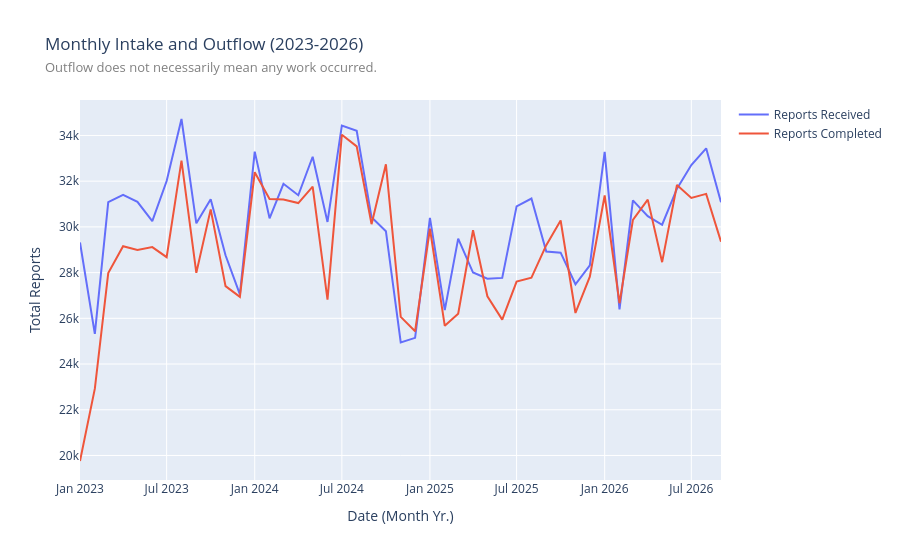

Write notebook code for a chart like this one.
### Code cell
fig = go.Figure()
fig.add_trace(go.Scatter(x=req_vol_df['month'], y=req_vol_df['intake'], mode='lines', name='Reports Received'))
fig.add_trace(go.Scatter(x=req_vol_df['month'], y=req_vol_df['outflow'], mode='lines', name='Reports Completed'))
fig.update_layout(
    title=f"Monthly Intake and Outflow ({min(years)}-{max(years)})<br><span style='font-size: 13px; color: gray;'>Outflow does not necessarily mean any work occurred.</span>",
    xaxis_title='Date (Month Yr.)',
    yaxis_title='Total Reports',
    hovermode='x unified',
    xaxis={'tickformat': '%b %Y', 'hoverformat': '%b %Y'}
    )
